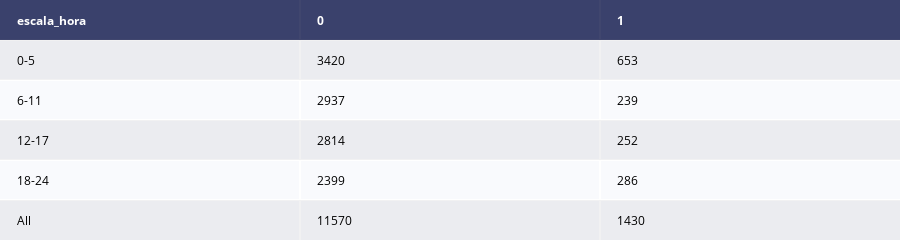

The notebook cell this image was saved under:
### Code cell
crosstab_transacao = pd.crosstab(df_transacoes_bucketing['escala_hora'], df_transacoes['Classe'], margins=True)[lista_classe].reset_index()

tabela_transacao = ff.create_table(crosstab_transacao)
tabela_transacao.show()

### Figure 1 — Plotly figure (JSON) as saved in the notebook; plotly's stock layout.template omitted (floating-point values rounded to 4 significant figures)
{"data": [{"colorscale": [[0, "#00083e"], [0.5, "#ededee"], [1, "#ffffff"]], "hoverinfo": "none", "opacity": 0.75, "showscale": false, "type": "heatmap", "z": [[0, 0, 0], [0.5, 0.5, 0.5], [1, 1, 1], [0.5, 0.5, 0.5], [1, 1, 1], [0.5, 0.5, 0.5]]}], "layout": {"annotations": [{"align": "left", "font": {"color": "#ffffff"}, "showarrow": false, "text": "<b>escala_hora</b>", "x": -0.45, "xanchor": "left", "xref": "x", "y": 0, "yref": "y"}, {"align": "left", "font": {"color": "#ffffff"}, "showarrow": false, "text": "<b>0</b>", "x": 0.55, "xanchor": "left", "xref": "x", "y": 0, "yref": "y"}, {"align": "left", "font": {"color": "#ffffff"}, "showarrow": false, "text": "<b>1</b>", "x": 1.55, "xanchor": "left", "xref": "x", "y": 0, "yref": "y"}, {"align": "left", "font": {"color": "#000000"}, "showarrow": false, "text": "0-5", "x": -0.45, "xanchor": "left", "xref": "x", "y": 1, "yref": "y"}, {"align": "left", "font": {"color": "#000000"}, "showarrow": false, "text": "3420", "x": 0.55, "xanchor": "left", "xref": "x", "y": 1, "yref": "y"}, {"align": "left", "font": {"color": "#000000"}, "showarrow": false, "text": "653", "x": 1.55, "xanchor": "left", "xref": "x", "y": 1, "yref": "y"}, {"align": "left", "font": {"color": "#000000"}, "showarrow": false, "text": "6-11", "x": -0.45, "xanchor": "left", "xref": "x", "y": 2, "yref": "y"}, {"align": "left", "font": {"color": "#000000"}, "showarrow": false, "text": "2937", "x": 0.55, "xanchor": "left", "xref": "x", "y": 2, "yref": "y"}, {"align": "left", "font": {"color": "#000000"}, "showarrow": false, "text": "239", "x": 1.55, "xanchor": "left", "xref": "x", "y": 2, "yref": "y"}, {"align": "left", "font": {"color": "#000000"}, "showarrow": false, "text": "12-17", "x": -0.45, "xanchor": "left", "xref": "x", "y": 3, "yref": "y"}, {"align": "left", "font": {"color": "#000000"}, "showarrow": false, "text": "2814", "x": 0.55, "xanchor": "left", "xref": "x", "y": 3, "yref": "y"}, {"align": "left", "font": {"color": "#000000"}, "showarrow": false, "text": "252", "x": 1.55, "xanchor": "left", "xref": "x", "y": 3, "yref": "y"}, {"align": "left", "font": {"color": "#000000"}, "showarrow": false, "text": "18-24", "x": -0.45, "xanchor": "left", "xref": "x", "y": 4, "yref": "y"}, {"align": "left", "font": {"color": "#000000"}, "showarrow": false, "text": "2399", "x": 0.55, "xanchor": "left", "xref": "x", "y": 4, "yref": "y"}, {"align": "left", "font": {"color": "#000000"}, "showarrow": false, "text": "286", "x": 1.55, "xanchor": "left", "xref": "x", "y": 4, "yref": "y"}, {"align": "left", "font": {"color": "#000000"}, "showarrow": false, "text": "All", "x": -0.45, "xanchor": "left", "xref": "x", "y": 5, "yref": "y"}, {"align": "left", "font": {"color": "#000000"}, "showarrow": false, "text": "11570", "x": 0.55, "xanchor": "left", "xref": "x", "y": 5, "yref": "y"}, {"align": "left", "font": {"color": "#000000"}, "showarrow": false, "text": "1430", "x": 1.55, "xanchor": "left", "xref": "x", "y": 5, "yref": "y"}], "height": 230, "margin": {"b": 0, "l": 0, "r": 0, "t": 0}, "xaxis": {"dtick": 1, "gridwidth": 2, "showticklabels": false, "tick0": -0.5, "ticks": "", "zeroline": false}, "yaxis": {"autorange": "reversed", "dtick": 1, "gridwidth": 2, "showticklabels": false, "tick0": 0.5, "ticks": "", "zeroline": false}}}
